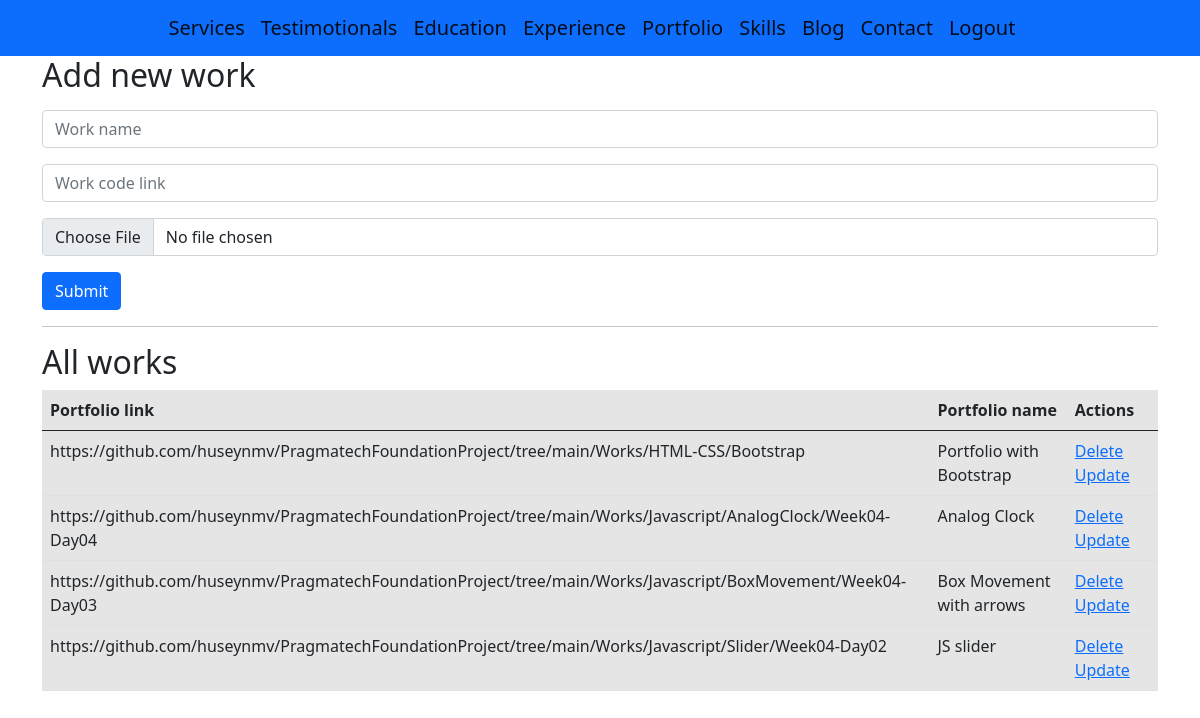
/admin/portfolio (signed in), run on an earlier commit of the app's database.
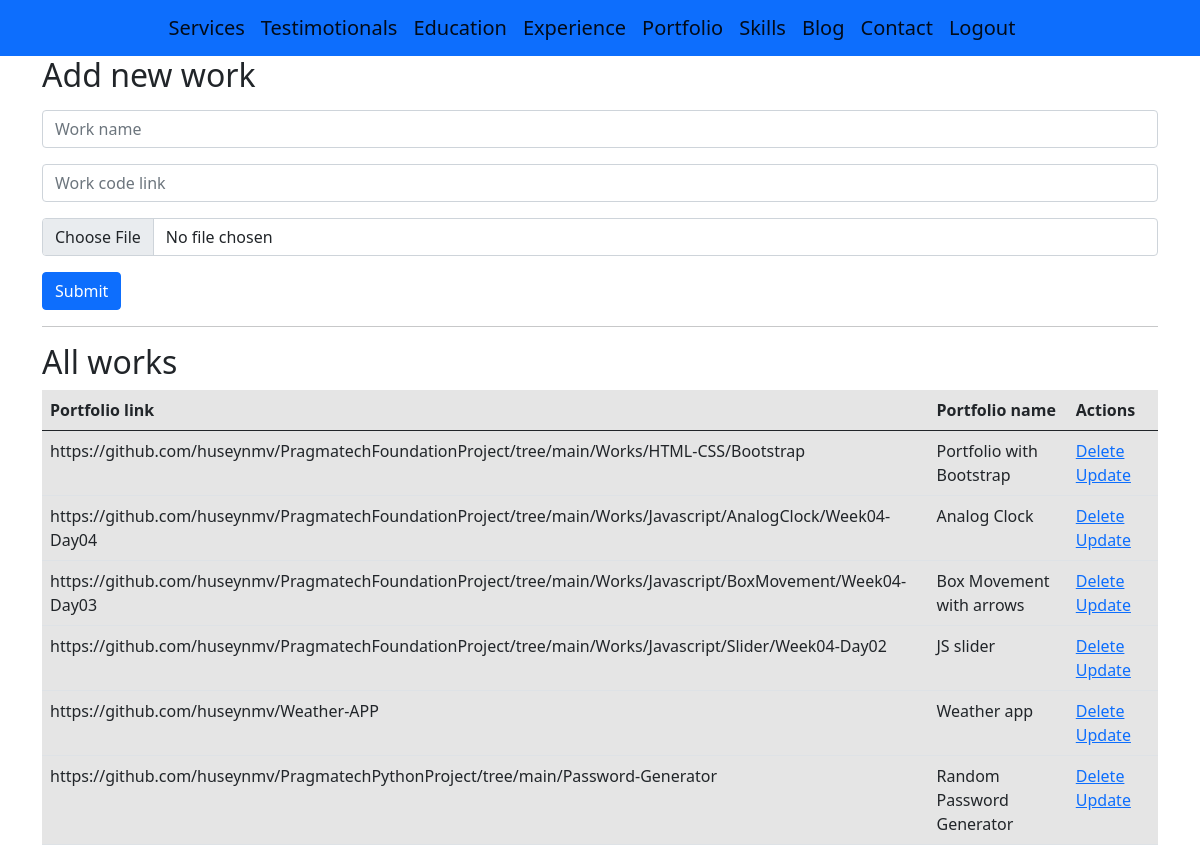
And on a later commit of the database.
### models.py (models this page shows)
class Portfolio(db.Model):
    id=db.Column(db.Integer,primary_key=True)
    portfolio_img=db.Column(db.String(100))
    portfolio_name=db.Column(db.String(100))
    portfolio_link=db.Column(db.String(100))

### admin/routes.py (the view, shortened to what this page needs)
@app.route("/admin/portfolio", methods=["GET", "POST"])
@login_required
def admin_portfolio():
    from models import Portfolio
    work=Portfolio.query.all()
    return render_template('admin/portfolio.html', work=work)

### admin/routes.py (called while the page is built)
@login_manager.user_loader
def load_user(user_id):
    from models import User
    return User.query.get(user_id)

### templates/admin/portfolio.html
{% extends "admin/base.html" %}
{% block content %}
<h2>Add new work</h2>
<form action="/admin/portfolio" method="POST" enctype="multipart/form-data">
  <div class="mt-3">
    <input type="text" class="form-control" placeholder="Work name" name="work_name">
  </div>
  <div class="mt-3">
    <input type="text" class="form-control" placeholder="Work code link" name="work_link">
  </div>
  <div class="mt-3">
    <input type="file" class="form-control" placeholder="work image" name="work_img">
  </div>
  <button type="submit" class="btn btn-primary mt-3">Submit</button>
</form>
<hr>
<h2>All works</h2>
<table class="table table-active">
  <thead>
    <tr>
      <th scope="col">Portfolio link</th>
      <th scope="col">Portfolio name</th>
      <th scope="col">Actions</th>
    </tr>
  </thead>
  <tbody>
   {% for work in work %}
    <tr>
      <td>{{work.portfolio_link}}</td>
      <td>{{work.portfolio_name}}</td>
      <td>
          <a href="/admin/portfolio/delete/{{work.id}}">Delete</a>
          <a href="/admin/portfolio/update/{{work.id}}">Update</a>
      </td>
    </tr>
    {% endfor %}
  </tbody>
</table>
{% endblock %}

What changed in the data, as far as the page shows it:
added Portfolio: portfolio_link "https://github.com/huseynmv/Weather-APP", portfolio_name "Weather app"
added Portfolio: portfolio_link "https://github.com/huseynmv/PragmatechPythonProject/tree/main/Password-Generator", portfolio_name "Random Password Generator"
